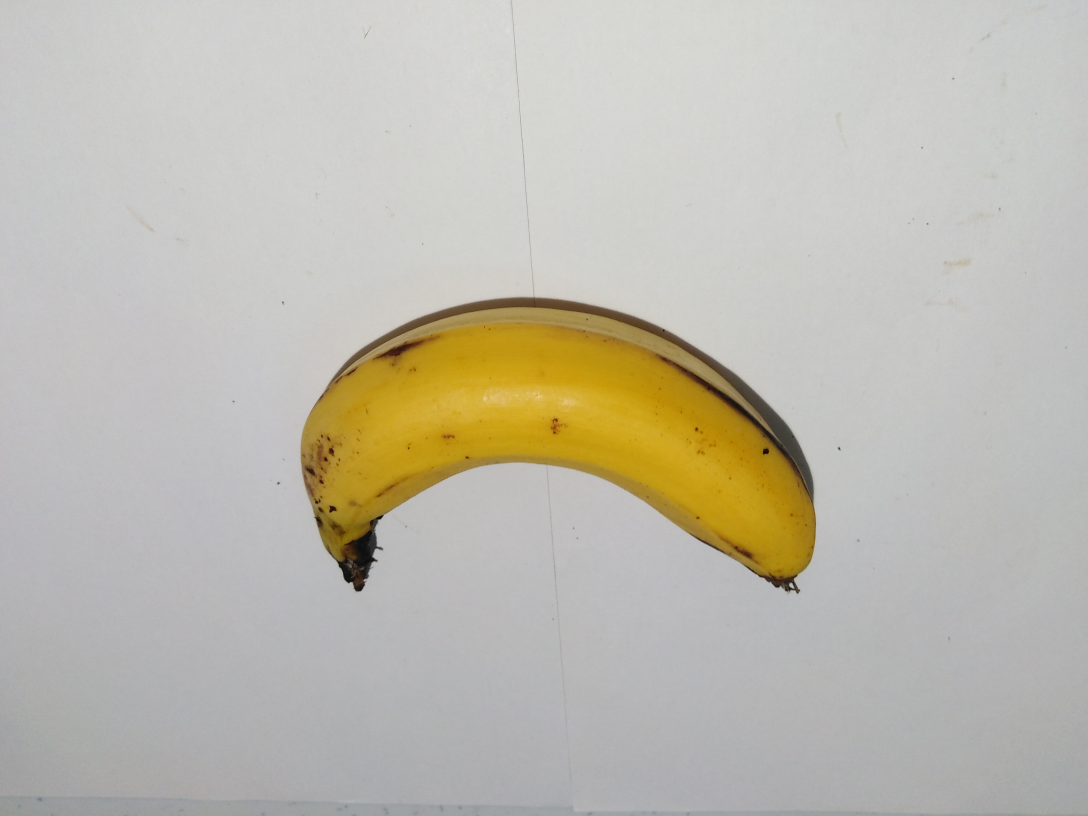
#> input picture assignment_data/ripe/01.jpg, 3264 x 2448 px, given as the content of the folder Vern Sin/Documents/Jupyter/FuzzyLogic/assignment_data/unripe, which was not available (shown at 1/3 size)
$ jupyter execute --allow-errors FL_ImgPro_MamFIS.ipynb   (shell and % lines are left out)   (text cells are left out)
#> lines starting #> are read from the running program, lines starting #| are printed output that depends on the picture; after the words box and inside, x2 and y2 are one past the last pixel; in counts of white or black regions, pixels touching at a corner belong together; pictures that were not available may be replaced by others from this repository, and a replacement may not be noted
[cell 1]
#The line above is necesary to show Matplotlib's plots inside a Jupyter Notebook

from sklearn.model_selection import train_test_split
from matplotlib import pyplot as plt
from skfuzzy import control as ctrl
import skfuzzy as fuzz
import pandas as pd
import numpy as np
import skfuzzy
import math
import cv2
import os

[cell 2]
# directory which contains the image dataset
DATADIR = "C:/Users/Vern Sin/Documents/Jupyter/FuzzyLogic/assignment_data"

# there are 3 category in the dataset
CATEGORIES = ["unripe", "underripe","ripe"]

[cell 3]
def img_preprocessing(image):
    hsv = cv2.cvtColor(image, cv2.COLOR_BGR2HSV)
    mask = cv2.inRange(hsv, (10, 55, 55), (70, 255, 255))

    maskedImg = cv2.cvtColor(cv2.bitwise_and(image, image, mask=mask), cv2.COLOR_BGR2RGB)

    return cv2.mean(image, mask)

[cell 4]
# get the image dataset by looping through categories in data directory
mean_rgb = []

def get_data():
    Data = []
    class_counter = 1
    for category in CATEGORIES:
        path = os.path.join(DATADIR, category)
        class_label = CATEGORIES.index(category)

        for image in os.listdir(path):
            img_ary = cv2.imread(os.path.join(path, image))
#> img_ary is the input picture: shape (2448, 3264, 3); mean B, G, R 176.4, 187.4, 190.9
            meanRGB = img_preprocessing(img_ary)
#> in img_preprocessing, `hsv = cv2.cvtColor(image, cv2.COLOR_BGR2HSV)`: hsv: shape (2448, 3264, 3); mean H, S, V 54.2, 22.7, 191.7
#> in img_preprocessing, `mask = cv2.inRange(hsv, (10, 55, 55), (70, 255, 255))`:
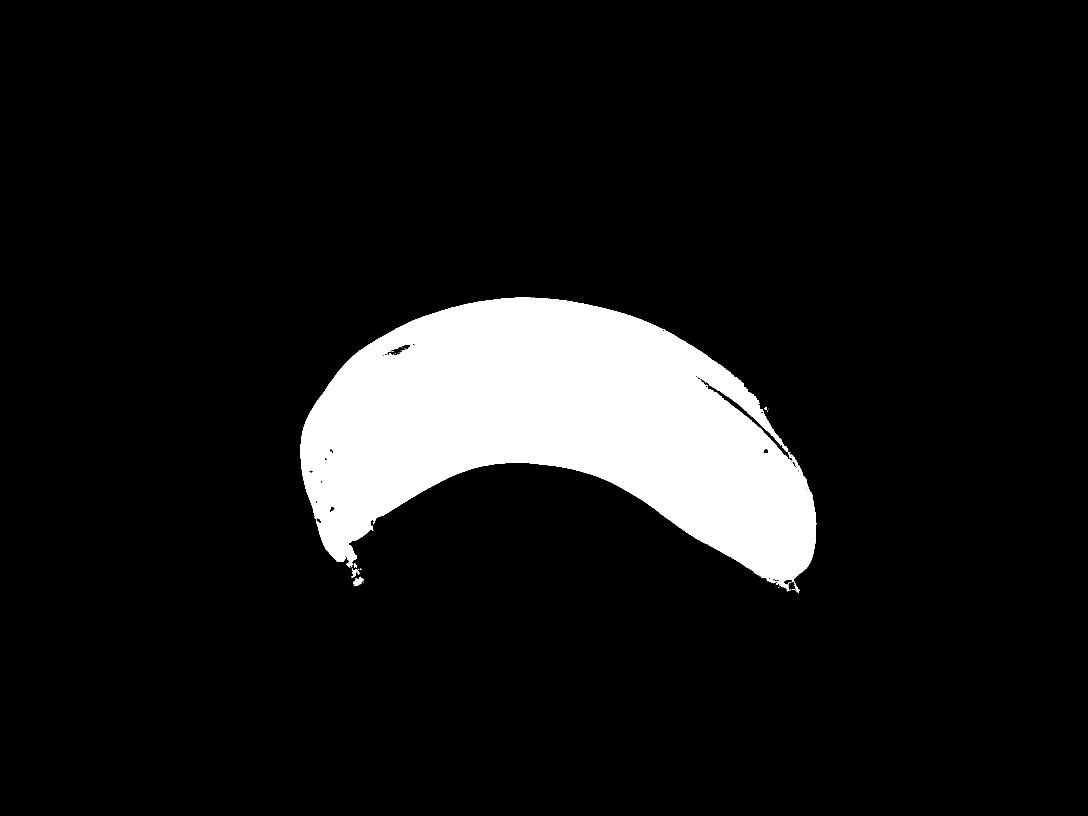
#> mask: shape (2448, 3264) (shown at 1/3 size); 9.6% white; 61 white regions (54 under 20 px), largest, box (x1, y1, x2, y2) and area: (902, 893, 2449, 1774) 766896, (1061, 1730, 1090, 1759) 436, (1054, 1708, 1073, 1733) 200
#> in img_preprocessing, `maskedImg = cv2.cvtColor(cv2.bitwise_and(image, image, mask=mask), cv2..`:
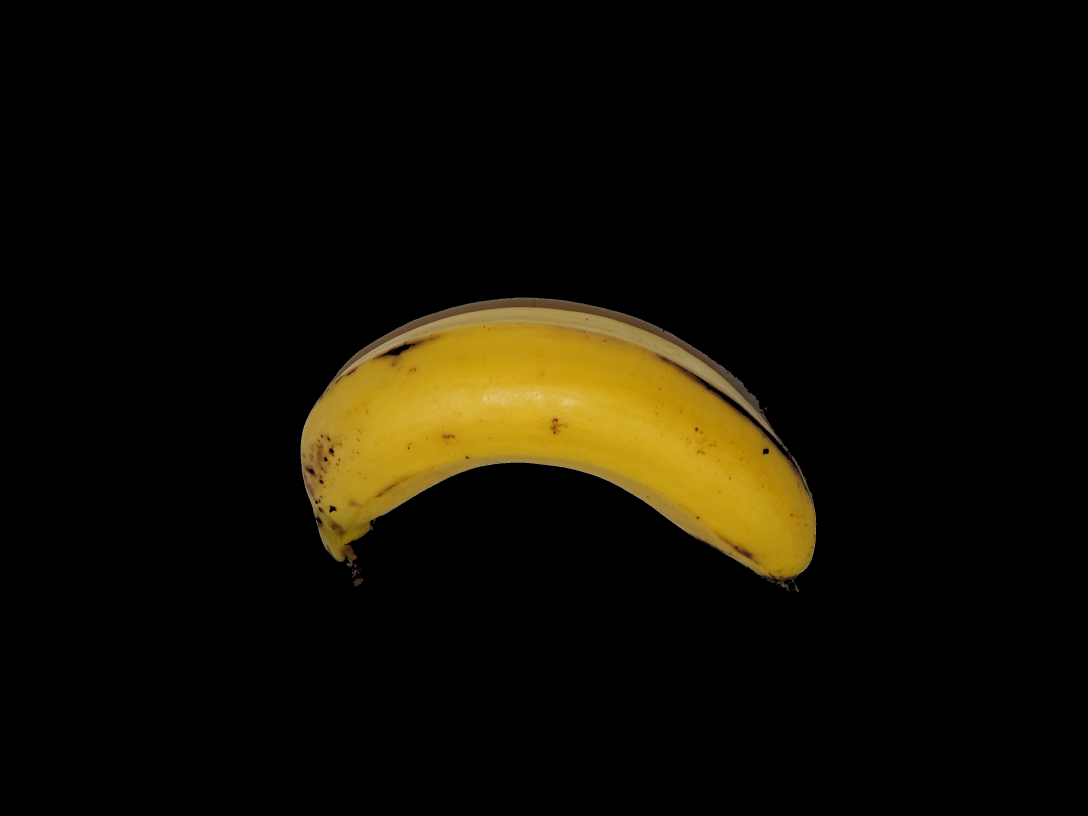
#> maskedImg: shape (2448, 3264, 3) (shown at 1/3 size); mean R, G, B 17, 13.4, 3.2
#> meanRGB = (33.03, 139.8, 176.6, 0)
            temp_list = []
            temp_list.append(meanRGB[2])
            temp_list.append(meanRGB[1])
            temp_list.append(meanRGB[0])
            temp_list.append(class_counter)
            mean_rgb.append(temp_list)
        class_counter+=1
#> pass 2 of the loop in get_data, `for category in CATEGORIES:`:
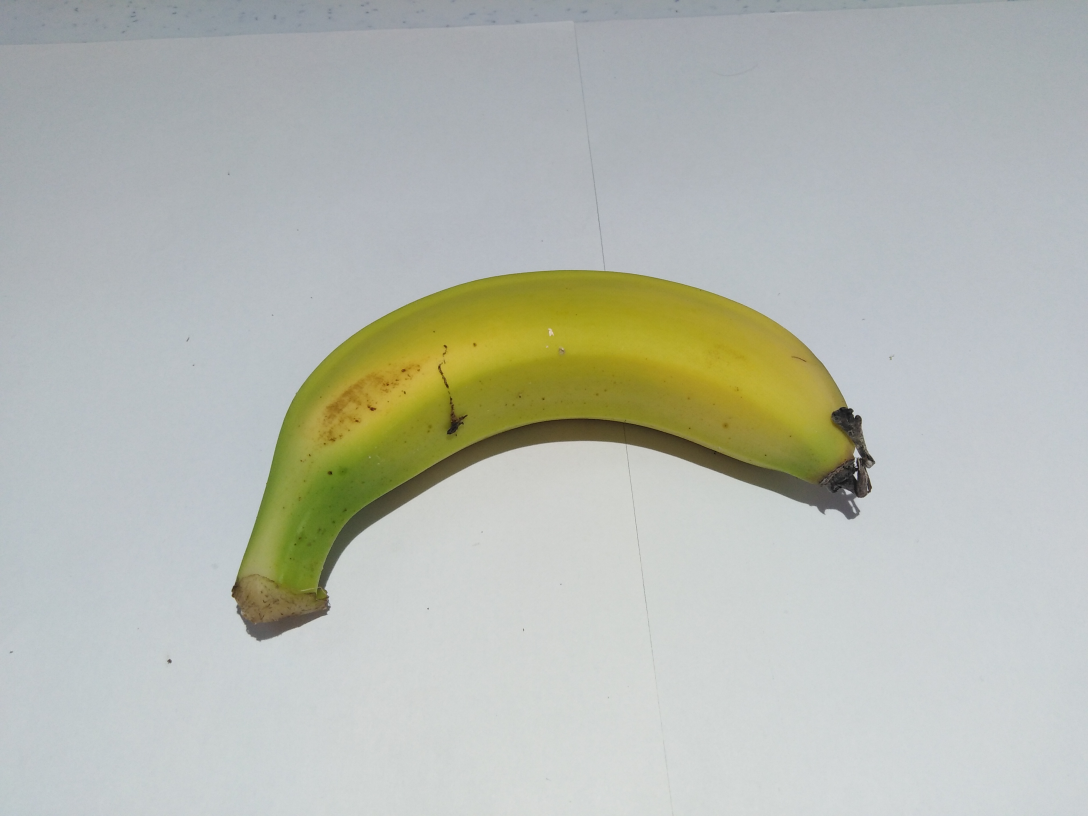
#> input picture assignment_data/underripe/01.jpg, 3264 x 2448 px, found by its file name (shown at 1/3 size)
#> in get_data, img_ary is the input picture: shape (2448, 3264, 3); mean B, G, R 177.5, 186.2, 182.5
#> hsv: shape (2448, 3264, 3); mean H, S, V 86.7, 30.3, 189.9
#> in img_preprocessing (call 2), `mask = cv2.inRange(hsv, (10, 55, 55), (70, 255, 255))`:
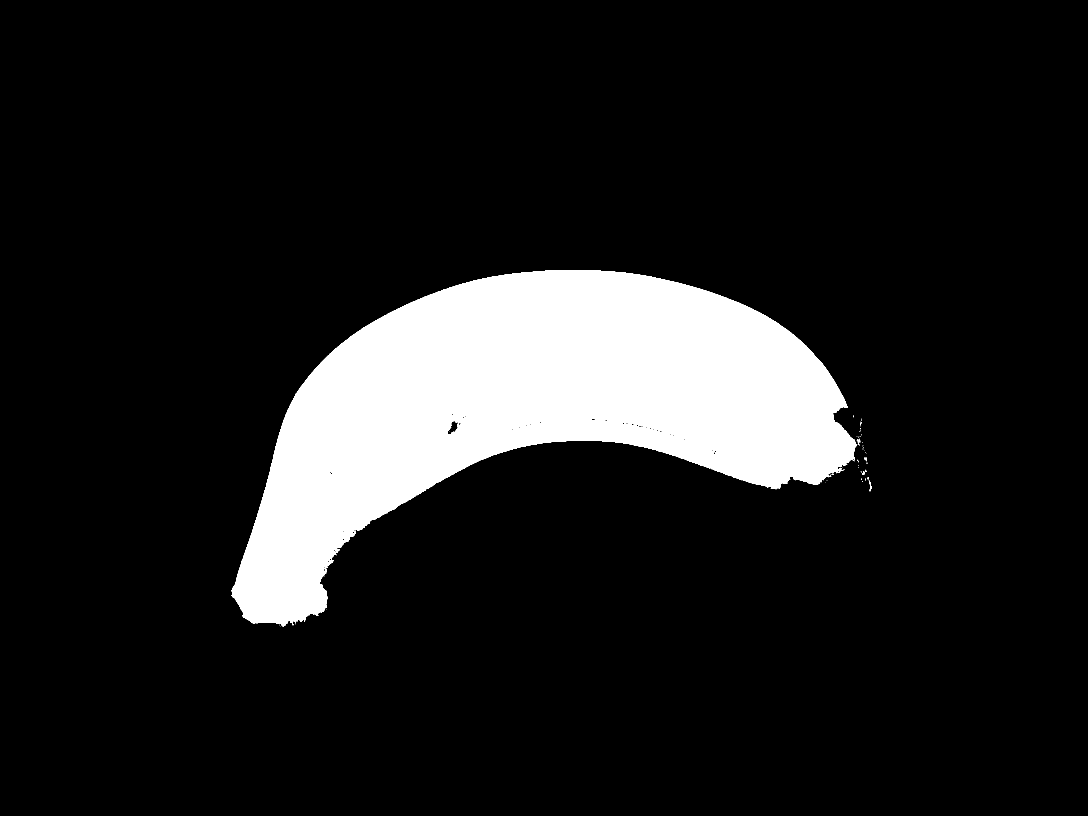
#> mask: shape (2448, 3264) (shown at 1/3 size); 11.9% white; 74 white regions (69 under 20 px), largest, box (x1, y1, x2, y2) and area: (695, 810, 2572, 1879) 947376, (2607, 1444, 2615, 1474) 84, (2570, 1316, 2582, 1336) 73, (2593, 1372, 2601, 1382) 42, (2589, 1413, 2594, 1425) 35
#> in img_preprocessing (call 2), `maskedImg = cv2.cvtColor(cv2.bitwise_and(image, image, mask=mask), cv2..`:
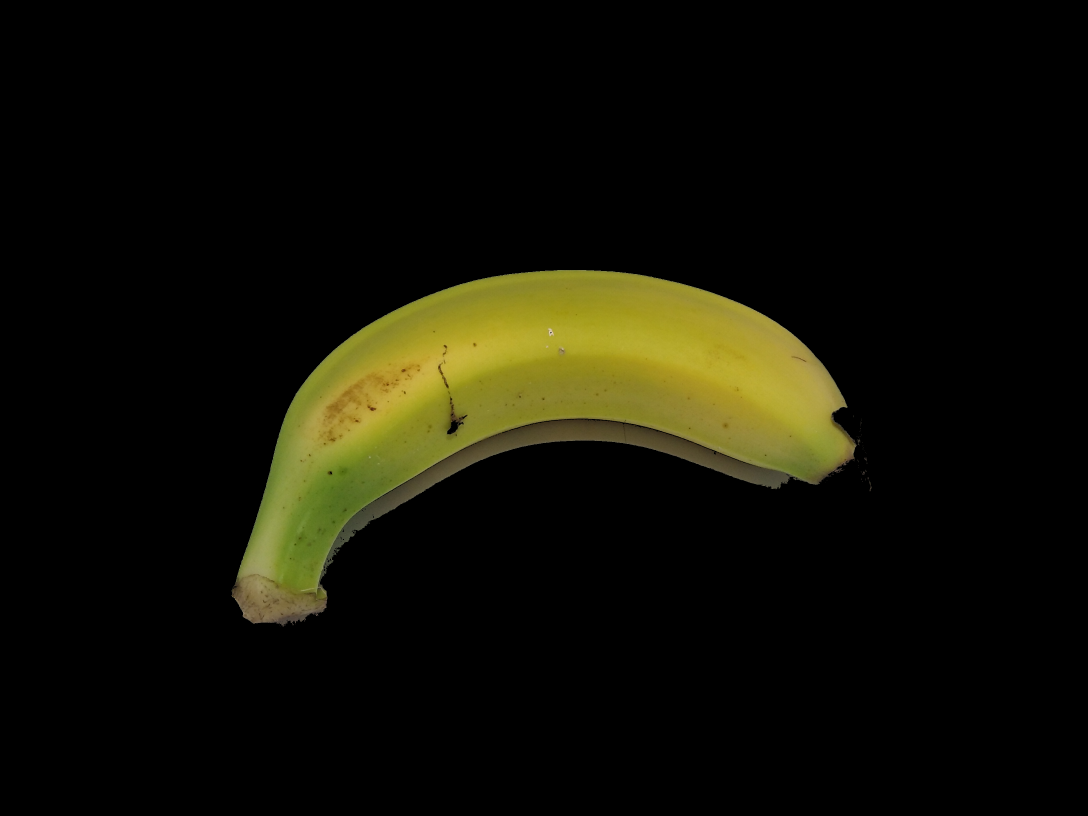
#> maskedImg: shape (2448, 3264, 3) (shown at 1/3 size); mean R, G, B 17, 16.3, 5.4
#> meanRGB = (45.11, 137.1, 143.6, 0)

get_data()

[cell 5]
mean_rgb

[cell 6]
import pandas as pd

df = pd.DataFrame(mean_rgb)
# df.to_csv(r'C:\Users\Vern Sin\Documents\Jupyter\FuzzyLogic\Auto_extract.csv', index = False)
df

[cell 7]
data = pd.read_csv('Auto_extract.csv', encoding='utf-8-sig')
#> (reads Auto_extract.csv from the repository)
